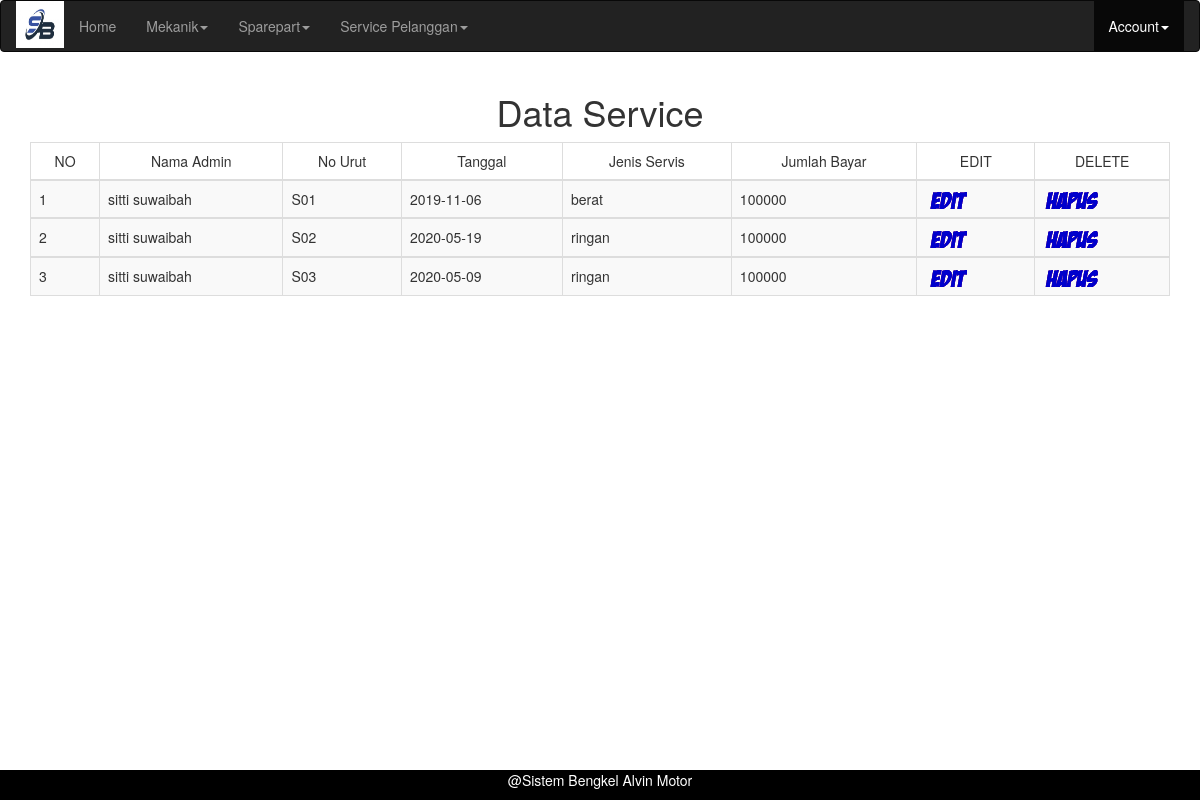
Page /dataservice.php (signed in) on the committed database.
### tables this page shows
CREATE TABLE `service` (
  `NO_URUT` varchar(5) NOT NULL,
  `ID_ADMIN` varchar(5) DEFAULT NULL,
  `TGL_SERVIS` date DEFAULT NULL,
  `JENIS_SERVIS` varchar(10) DEFAULT NULL,
  `TOTAL_BAYAR` varchar(10) DEFAULT NULL
);

### dataservice.php (the view, shortened to what this page needs)
<?php
if(!isset($_SESSION['idnya'])){
  header('location:index.php');}
else{
?>
<!DOCTYPE html>
<html lang="en">
  <head>
    <link href="bootstrap.min.css" rel="stylesheet">
    <link href="datatables.min.css" rel="stylesheet">
    <link href="stylee.css" rel="stylesheet">
  </head>
<body>
    <nav class="navbar navbar-inverse">
  <div class="container-fluid">
    <div class="navbar-header">
       <img alt="Brand" src="blem.jpg" alt="Brand" width="48" height="47"/>
    </div>
    <div class="collapse navbar-collapse" id="bs-example-navbar-collapse-1">
      <ul class="nav navbar-nav">
        <li><a href="home.php">Home</a></li>
        <li class="dropdown">
          <a href="#" class="dropdown-toggle" data-toggle="dropdown" role="button" aria-haspopup="true" aria-expanded="false">Mekanik<span class="caret"></span></a>
        </li>
        <li class="dropdown">
          <a href="#" class="dropdown-toggle" data-toggle="dropdown" role="button" aria-haspopup="true" aria-expanded="false">Sparepart<span class="caret"></span></a>
        </li>
        <li class="dropdown">
          <a href="#" class="dropdown-toggle" data-toggle="dropdown" role="button" aria-haspopup="true" aria-expanded="false">Service Pelanggan<span class="caret"></span></a>
        </li>
        </ul>
        <ul class="nav navbar-nav navbar-right">
        <li class="dropdown active">
          <a href="#" class="dropdown-toggle" data-toggle="dropdown" role="button" aria-haspopup="true" aria-expanded="false">Account<span class="caret"></span><span class="sr-only">(current)</span></a>
        </li>
      </ul>
    </div>
  </div>
</nav>
<div class="container">
  <div class="row">
    <div class="col-sm-12 text-center">
    <h1>Data Service</h1>
    </div>
  <div class="col-sm-12">
      <div class="table-responsive">
        <table class="table table-hover table-striped table-bordered">
              <thead>
              <tr class="text-center">
                <td><font id="data">NO</font></td>
                <td><font id="data">Nama Admin</font></td>
                <td><font id="data">No Urut</font></td>
                <td><font id="data">Tanggal</font></td>
                <td><font id="data">Jenis Servis</font></td>
                <td><font id="data">Jumlah Bayar</font></td>
                <td><font id="data">EDIT</font></td>
                <td><font id="data">DELETE</font></td>
              </tr>
              </thead>
              <?php
      include'koneksi.php';
      $nomer=1;
      $ambil=mysqli_query($koneksi,"select * from admin natural join service");
      while($tampil=mysqli_fetch_array($ambil))
      {
      ?>
      <tbody>
              <tr>
        <td><font id="font"><?php echo"$nomer";$nomer++;?></font></td>
                <td><font id="font"><?php echo"$tampil[NAMA_LENGKAP_AD]";?></font></td>
                <td><font id="font"><?php echo"$tampil[NO_URUT]";?></font></td>
                <td><font id="font"><?php echo"$tampil[TGL_SERVIS]";?></font></td>
                <td><font id="font"><?php echo"$tampil[JENIS_SERVIS]";?></font></td>
                <td><font id="font"><?php echo"$tampil[TOTAL_BAYAR]";?></font></td>
                <td><a href="editservice.php?<?php echo"idnya=$tampil[ID_ADMIN]";?>"><img src="edit.png"/></a></td>
                <td><a href="deletservice.php?<?php echo"idnya=$tampil[NO_URUT]";?>" onClick="return confirm('Anda Yakin Ingin Menghapusnya. . . ? ? ?')"><img src="hapus.png"/></a></td>
              </tr>
              </tbody>
              <?php
        }
        ?>
        </div>
    </div>
  </div>
</div>
<div class="container-fluid navbar-fixed-bottom">
  <div class="row copyright text-center">
    <p>@Sistem Bengkel Alvin Motor</p>
  </div>
</div>
</body>
</html>
<?php
}
?>

### stylee.css (style rules this page uses)
.copyright { background-color: #000000; padding:0%; }
.copyright p { color: #FFFFFF; }
table { border-color:#0000FF; border-style:inherit; }

### rows in the picture
service: ID_ADMIN.NAMA_LENGKAP_AD "sitti suwaibah", NO_URUT "S01", TGL_SERVIS "2019-11-06", JENIS_SERVIS "berat", TOTAL_BAYAR "100000"
service: ID_ADMIN.NAMA_LENGKAP_AD "sitti suwaibah", NO_URUT "S02", TGL_SERVIS "2020-05-19", JENIS_SERVIS "ringan", TOTAL_BAYAR "100000"
service: ID_ADMIN.NAMA_LENGKAP_AD "sitti suwaibah", NO_URUT "S03", TGL_SERVIS "2020-05-09", JENIS_SERVIS "ringan", TOTAL_BAYAR "100000"
